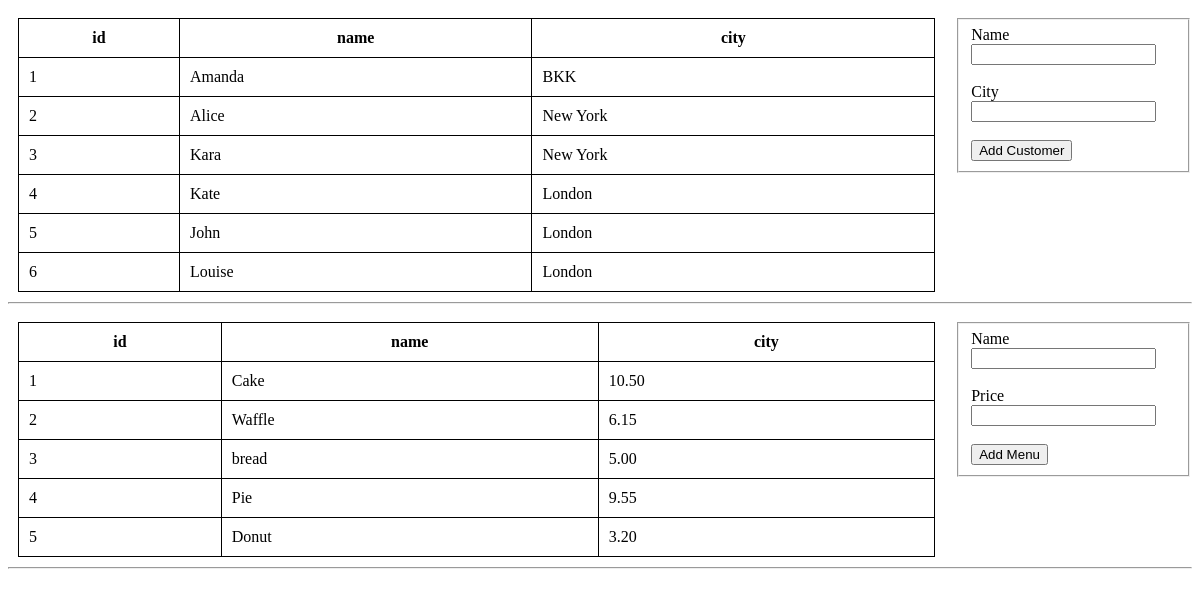
Screenshot of /Lab05/index.php with the database file from the repository.
### tables this page shows
CREATE TABLE `customers` (
  `id` int(11) NOT NULL,
  `name` text DEFAULT NULL,
  `city` text DEFAULT NULL
);

CREATE TABLE `menus` (
  `menu_id` int(11) NOT NULL,
  `menu_name` text DEFAULT NULL,
  `price` text DEFAULT NULL
);

### Lab05/pdoconnection.php (called while the page is built, shortened)
<?php
function getCustomer($conn)
{
    try {
        $sql = "SELECT * FROM customers;";
        $stmt = $conn->prepare($sql);
        $stmt->execute();
        $result = $stmt->fetchAll(PDO::FETCH_ASSOC);
        return $result;
    } catch (Exception $e) {
        echo "Customer query error : " . $e->getMessage();
        exit();
    }
}
function getMenu($conn)
{
    try {
        $sql = "SELECT * FROM menus;";
        $stmt = $conn->prepare($sql);
        $stmt->execute();
        $result = $stmt->fetchAll(PDO::FETCH_ASSOC);
        return $result;
    } catch (Exception $e) {
        echo "Customer query error : " . $e->getMessage();
        exit();
    }
}

### Lab05/index.php (the view, shortened to what this page needs)
<?php require_once("pdoconnection.php"); ?>
<!DOCTYPE html>
<html lang="en">
<head>
</head>
<body>
    <table>
        <thead>
            <tr>
                <th>id</th>
                <th>name</th>
                <th>city</th>
            </tr>
        </thead>
        <tbody>
            <?php foreach (getCustomer($conn) as $row): ?>
                <tr>
                    <td><?= $row['id'] ?></td>
                    <td><?= $row['name'] ?></td>
                    <td><?= $row['city'] ?></td>
                </tr>
            <?php endforeach; ?>
        </tbody>
    </table>
    <form action="add_customer.php" method="post">
        <fieldset>
            <div>
                <label for="">Name</label>
                <input type="text" name="name" required>
            </div><br>
            <div>
                <label for="">City</label>
                <input type="text" name="city" required>
            </div><br>
            <div>
                <button type="submit">Add Customer</button>
            </div>
        </fieldset>
    </form>
    <hr class="clear">
    <table>
        <thead>
            <tr>
                <th>id</th>
                <th>name</th>
                <th>city</th>
            </tr>
        </thead>
        <tbody>
            <?php foreach (getMenu($conn) as $row): ?>
                <tr>
                    <td><?= $row['menu_id'] ?></td>
                    <td><?= $row['menu_name'] ?></td>
                    <td><?= $row['price'] ?></td>
                </tr>
            <?php endforeach; ?>
        </tbody>
    </table>
    <form action="add_menu.php" method="post">
        <fieldset>
            <div>
                <label for="">Name</label>
                <input type="text" name="menu_name" required>
            </div><br>
            <div>
                <label for="">Price</label>
                <input type="text" name="price" required>
            </div><br>
            <div>
                <button type="submit">Add Menu</button>
            </div>
        </fieldset>
    </form>
    <hr class="clear">
</body>
</html>

### Lab05/index.php (style rules this page uses)
table { width: calc(80% - 30px); border-collapse: collapse; border: 1px solid black; margin: 10px; float:left; }
form { width: calc(20%); margin: 10px 0; float:right; }
.clear { clear: both; }
th, td { border: 1px solid black; padding: 10px; }

### rows the page displays
customers: id "1", name "Amanda", city "BKK"
customers: id "2", name "Alice", city "New York"
customers: id "3", name "Kara", city "New York"
customers: id "4", name "Kate", city "London"
customers: id "5", name "John", city "London"
customers: id "6", name "Louise", city "London"
menus: menu_id "1", menu_name "Cake", price "10.50"
menus: menu_id "2", menu_name "Waffle", price "6.15"
menus: menu_id "3", menu_name "bread", price "5.00"
menus: menu_id "4", menu_name "Pie", price "9.55"
menus: menu_id "5", menu_name "Donut", price "3.20"
